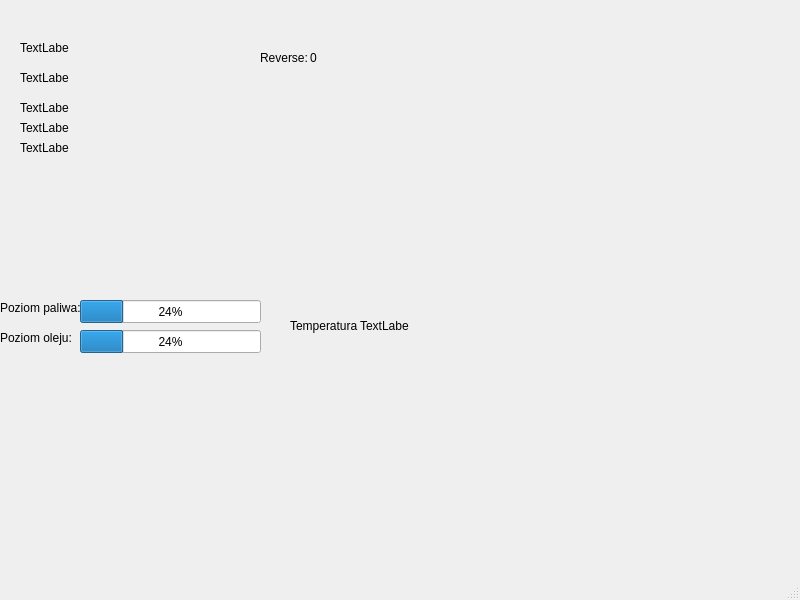
<?xml version="1.0" encoding="UTF-8"?>
<ui version="4.0">
 <class>MainWindow</class>
 <widget class="QMainWindow" name="MainWindow">
  <property name="geometry">
   <rect>
    <x>0</x>
    <y>0</y>
    <width>800</width>
    <height>600</height>
   </rect>
  </property>
  <property name="windowTitle">
   <string>MainWindow</string>
  </property>
  <widget class="QWidget" name="centralwidget">
   <widget class="QLabel" name="label_1">
    <property name="geometry">
     <rect>
      <x>20</x>
      <y>40</y>
      <width>49</width>
      <height>16</height>
     </rect>
    </property>
    <property name="text">
     <string>TextLabel</string>
    </property>
   </widget>
   <widget class="QLabel" name="label_2">
    <property name="geometry">
     <rect>
      <x>20</x>
      <y>70</y>
      <width>49</width>
      <height>16</height>
     </rect>
    </property>
    <property name="text">
     <string>TextLabel</string>
    </property>
   </widget>
   <widget class="QLabel" name="label_3">
    <property name="geometry">
     <rect>
      <x>20</x>
      <y>100</y>
      <width>49</width>
      <height>16</height>
     </rect>
    </property>
    <property name="text">
     <string>TextLabel</string>
    </property>
   </widget>
   <widget class="QLabel" name="label_4">
    <property name="geometry">
     <rect>
      <x>20</x>
      <y>120</y>
      <width>49</width>
      <height>16</height>
     </rect>
    </property>
    <property name="text">
     <string>TextLabel</string>
    </property>
   </widget>
   <widget class="QLabel" name="label_5">
    <property name="geometry">
     <rect>
      <x>20</x>
      <y>140</y>
      <width>49</width>
      <height>16</height>
     </rect>
    </property>
    <property name="text">
     <string>TextLabel</string>
    </property>
   </widget>
   <widget class="QLabel" name="label_7">
    <property name="geometry">
     <rect>
      <x>310</x>
      <y>50</y>
      <width>71</width>
      <height>16</height>
     </rect>
    </property>
    <property name="text">
     <string>0</string>
    </property>
   </widget>
   <widget class="QLabel" name="label_6">
    <property name="geometry">
     <rect>
      <x>260</x>
      <y>50</y>
      <width>49</width>
      <height>16</height>
     </rect>
    </property>
    <property name="text">
     <string>Reverse:</string>
    </property>
   </widget>
   <widget class="QLabel" name="label">
    <property name="geometry">
     <rect>
      <x>170</x>
      <y>100</y>
      <width>471</width>
      <height>201</height>
     </rect>
    </property>
    <property name="text">
     <string/>
    </property>
    <property name="pixmap">
     <pixmap resource="Resources.qrc">:/image.png</pixmap>
    </property>
    <property name="scaledContents">
     <bool>true</bool>
    </property>
   </widget>
   <widget class="QLabel" name="next">
    <property name="geometry">
     <rect>
      <x>530</x>
      <y>119</y>
      <width>81</width>
      <height>21</height>
     </rect>
    </property>
    <property name="text">
     <string/>
    </property>
   </widget>
   <widget class="QLabel" name="prev">
    <property name="geometry">
     <rect>
      <x>520</x>
      <y>210</y>
      <width>81</width>
      <height>41</height>
     </rect>
    </property>
    <property name="text">
     <string/>
    </property>
   </widget>
   <widget class="QLabel" name="lower">
    <property name="geometry">
     <rect>
      <x>520</x>
      <y>270</y>
      <width>61</width>
      <height>20</height>
     </rect>
    </property>
    <property name="text">
     <string/>
    </property>
   </widget>
   <widget class="QLabel" name="higher">
    <property name="geometry">
     <rect>
      <x>530</x>
      <y>90</y>
      <width>61</width>
      <height>20</height>
     </rect>
    </property>
    <property name="text">
     <string/>
    </property>
   </widget>
   <widget class="QLabel" name="src">
    <property name="geometry">
     <rect>
      <x>610</x>
      <y>139</y>
      <width>31</width>
      <height>81</height>
     </rect>
    </property>
    <property name="text">
     <string/>
    </property>
   </widget>
   <widget class="QProgressBar" name="oil">
    <property name="geometry">
     <rect>
      <x>80</x>
      <y>330</y>
      <width>181</width>
      <height>23</height>
     </rect>
    </property>
    <property name="value">
     <number>24</number>
    </property>
   </widget>
   <widget class="QProgressBar" name="fuel">
    <property name="geometry">
     <rect>
      <x>80</x>
      <y>300</y>
      <width>181</width>
      <height>23</height>
     </rect>
    </property>
    <property name="value">
     <number>24</number>
    </property>
   </widget>
   <widget class="QLabel" name="label_8">
    <property name="geometry">
     <rect>
      <x>0</x>
      <y>300</y>
      <width>81</width>
      <height>16</height>
     </rect>
    </property>
    <property name="text">
     <string>Poziom paliwa:</string>
    </property>
   </widget>
   <widget class="QLabel" name="label_9">
    <property name="geometry">
     <rect>
      <x>0</x>
      <y>330</y>
      <width>81</width>
      <height>16</height>
     </rect>
    </property>
    <property name="text">
     <string>Poziom oleju:</string>
    </property>
   </widget>
   <widget class="QLabel" name="outsideTemp">
    <property name="geometry">
     <rect>
      <x>360</x>
      <y>300</y>
      <width>49</width>
      <height>51</height>
     </rect>
    </property>
    <property name="text">
     <string>TextLabel</string>
    </property>
   </widget>
   <widget class="QLabel" name="outsideTempLabel">
    <property name="geometry">
     <rect>
      <x>290</x>
      <y>300</y>
      <width>71</width>
      <height>51</height>
     </rect>
    </property>
    <property name="text">
     <string>Temperatura</string>
    </property>
   </widget>
   <widget class="QLabel" name="both">
    <property name="geometry">
     <rect>
      <x>560</x>
      <y>150</y>
      <width>41</width>
      <height>51</height>
     </rect>
    </property>
    <property name="text">
     <string/>
    </property>
   </widget>
   <widget class="QLabel" name="up">
    <property name="geometry">
     <rect>
      <x>500</x>
      <y>130</y>
      <width>21</width>
      <height>16</height>
     </rect>
    </property>
    <property name="text">
     <string/>
    </property>
   </widget>
   <widget class="QLabel" name="down">
    <property name="geometry">
     <rect>
      <x>500</x>
      <y>210</y>
      <width>21</width>
      <height>16</height>
     </rect>
    </property>
    <property name="text">
     <string/>
    </property>
   </widget>
  </widget>
  <widget class="QMenuBar" name="menubar">
   <property name="geometry">
    <rect>
     <x>0</x>
     <y>0</y>
     <width>800</width>
     <height>21</height>
    </rect>
   </property>
  </widget>
  <widget class="QStatusBar" name="statusbar"/>
 </widget>
 <resources>
  <include location="Resources.qrc"/>
 </resources>
 <connections/>
</ui>
